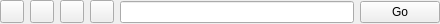
<?xml version="1.0" encoding="UTF-8"?>
<ui version="4.0">
 <class>QCefBrowserBar</class>
 <widget class="QWidget" name="QCefBrowserBar">
  <property name="geometry">
   <rect>
    <x>0</x>
    <y>0</y>
    <width>440</width>
    <height>24</height>
   </rect>
  </property>
  <property name="windowTitle">
   <string>Form</string>
  </property>
  <layout class="QHBoxLayout" name="horizontalLayout">
   <property name="leftMargin">
    <number>0</number>
   </property>
   <property name="topMargin">
    <number>0</number>
   </property>
   <property name="rightMargin">
    <number>0</number>
   </property>
   <property name="bottomMargin">
    <number>0</number>
   </property>
   <item>
    <widget class="QToolButton" name="toolButton_goBackward">
     <property name="toolTip">
      <string>Go back</string>
     </property>
     <property name="text">
      <string/>
     </property>
    </widget>
   </item>
   <item>
    <widget class="QToolButton" name="toolButton_goForward">
     <property name="toolTip">
      <string>Go forward</string>
     </property>
     <property name="text">
      <string/>
     </property>
    </widget>
   </item>
   <item>
    <widget class="QToolButton" name="toolButton_reload">
     <property name="toolTip">
      <string>Reload</string>
     </property>
     <property name="text">
      <string/>
     </property>
    </widget>
   </item>
   <item>
    <widget class="QToolButton" name="toolButton_stop">
     <property name="toolTip">
      <string>Stop load</string>
     </property>
     <property name="text">
      <string/>
     </property>
    </widget>
   </item>
   <item>
    <widget class="QLineEdit" name="lineEdit_url"/>
   </item>
   <item>
    <widget class="QPushButton" name="pushButton_go">
     <property name="text">
      <string>Go</string>
     </property>
    </widget>
   </item>
  </layout>
 </widget>
 <resources/>
 <connections/>
</ui>
